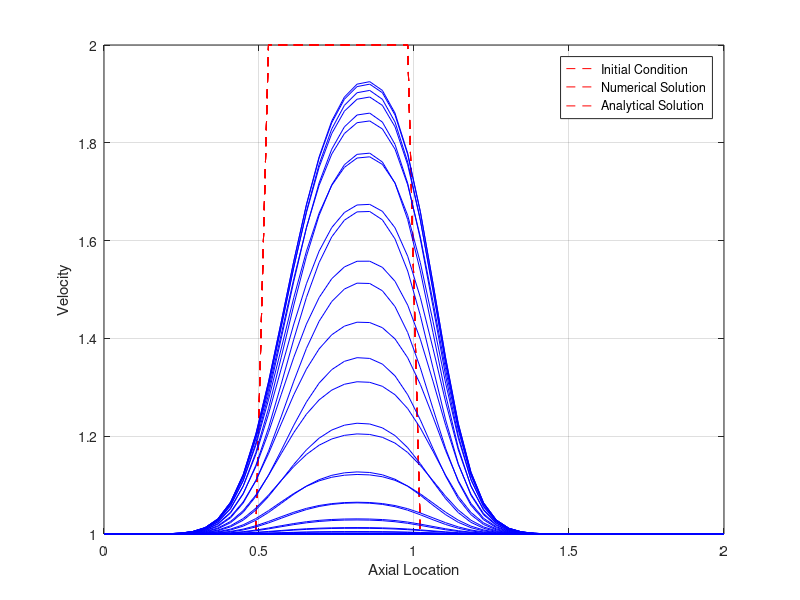
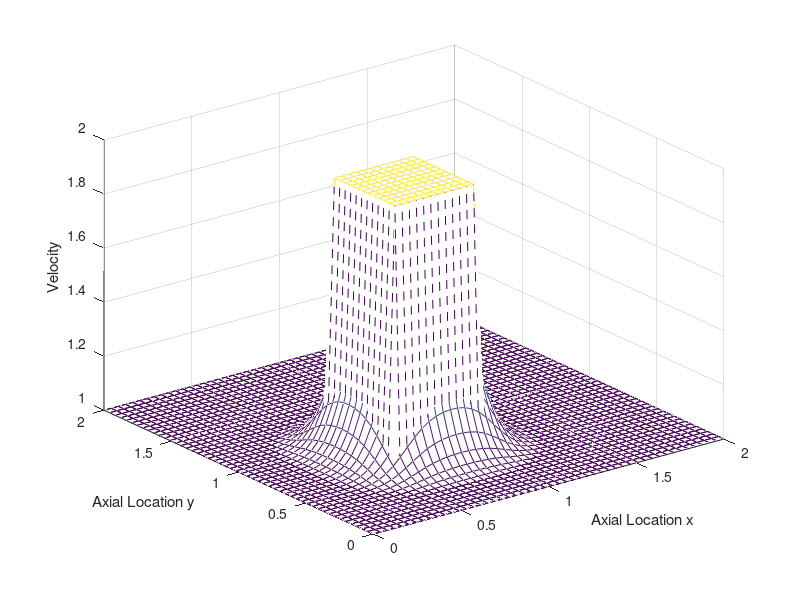
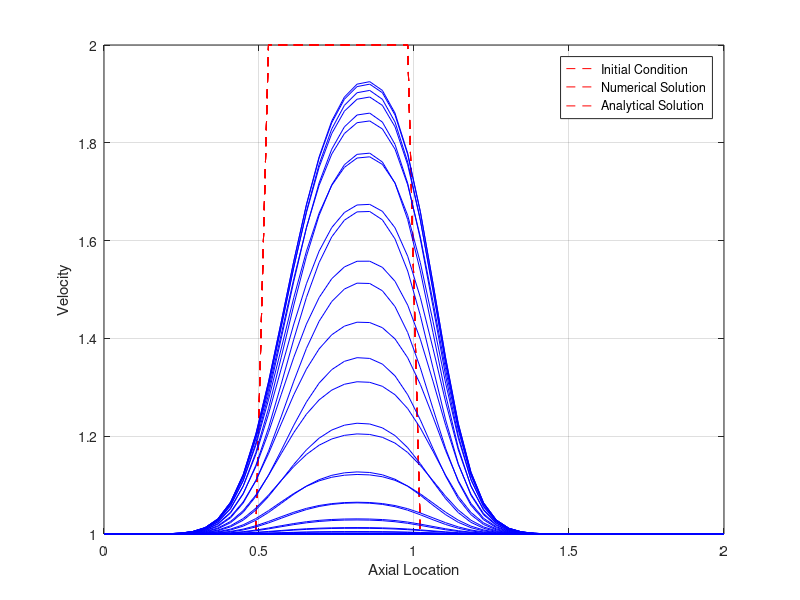
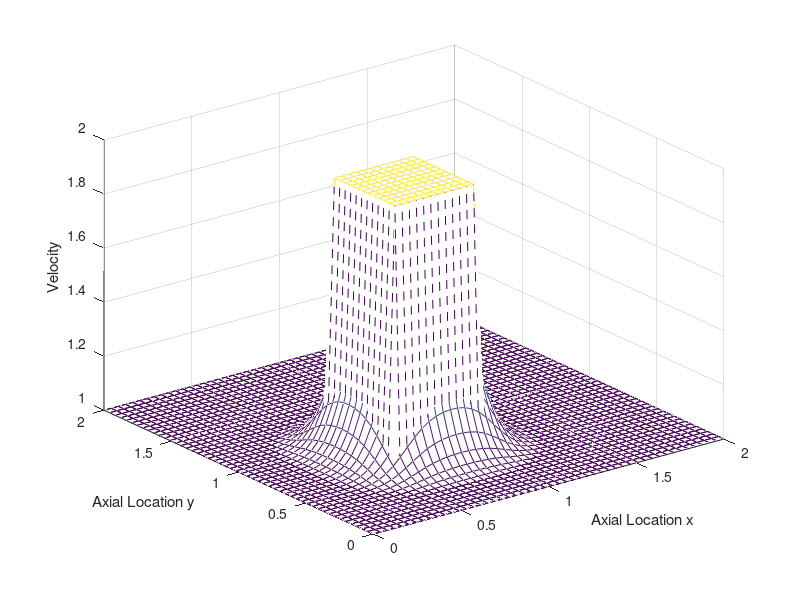

These charts were generated, in order, by the following MATLAB code:
%% CFD Boston University Course -------------------------------------------
% Step 8 of 12 to Navier Stokes Code: Two Dimmensional Burgers Equation
%
% Governing Equation: 
% \frac{\partial{u}}{\partial{t}} + u\frac{\partial u}{\partial x} + v\frac{\partial u}{\partial y} = \nu\left(\frac{\partial^2 u}{\partial x^2}+\frac{\partial^2 u}{\partial y^2}\right)
% \frac{\partial{v}}{\partial{t}} + u\frac{\partial v}{\partial x} + v\frac{\partial v}{\partial y} = \nu\left(\frac{\partial^2 v}{\partial x^2}+\frac{\partial^2 v}{\partial y^2}\right)
%
% This code is a second order spatial CFD problem with convection, which is
% Burgers 2D equation. This is an explicit time marching - upwind 
% method with a FD in time (n), BD in space (i,j) for the first derivative 
% and a CD in space (i,j) for the second derivative. The CD in space is
% used because the diffusive property is isotropic
%
% Discretization is: 
% \frac{u^{n+1}_{i,j} - u^{n}_{i,j}}{\Delta t} + u^n_{i,j}\frac{u^n_{i,j} - u^n_{i-1,j}}{\Delta x} + v^n_{i,j}\frac{u^n_{i,j} - u^n_{i,j-1}}{\Delta y} = {\nu}\left(\frac{u^n_{i+1,j} -2u^n_{i,j} + u^n_{i-1,j}}{\Delta x^2} + \frac{u^n_{i,j+1} -2u^n_{i,j} + u^n_{i,j-1}}{\Delta y^2}\right)\\
% \frac{v^{n+1}_{i,j} - v^{n}_{i,j}}{\Delta t} + u^n_{i,j}\frac{v^n_{i,j} - v^n_{i-1,j}}{\Delta x} + v^n_{i,j}\frac{v^n_{i,j} - v^n_{i,j-1}}{\Delta y} = {\nu}\left(\frac{v^n_{i+1,j} -2v^n_{i,j} + v^n_{i-1,j}}{\Delta x^2} + \frac{v^n_{i,j+1} -2v^n_{i,j} + v^n_{i,j-1}}{\Delta y^2}\right)
%
% Solve Discretization for single unknown of the n+1 time variable and
% apply numberical method for both x and y direction.
%
% Numerical Representation:
% u^{n+1}_{i,j} = u^n_{i,j} - u^n_{i,j}\frac{\Delta t}{\Delta x}(u^n_{i,j} - u^n_{i-1,j}) - v^n_{i,j}\frac{\Delta t}{\Delta y}(u^n_{i,j} - u^n_{i,j-1}) +\dots\\
% \dots\nu{\Delta t}\left(\frac{u^n_{i+1,j} -2u^n_{i,j} + u^n_{i-1,j}}{\Delta x^2}+\frac{u^n_{i,j+1} -2u^n_{i,j} + u^n_{i,j-1}}{\Delta y^2}\right) \\
% v^{n+1}_{i,j} = v^n_{i,j} - u^n_{i,j}\frac{\Delta t}{\Delta x}(v^n_{i,j} - v^n_{i-1,j}) - v^n_{i,j}\frac{\Delta t}{\Delta y}(v^n_{i,j} - v^n_{i,j-1}) +\dots\\
% \dots\nu{\Delta t}\left(\frac{v^n_{i+1,j} -2v^n_{i,j} + v^n_{i-1,j}}{\Delta x^2}+\frac{v^n_{i,j+1} -2v^n_{i,j} + v^n_{i,j-1}}{\Delta y^2}\right)
%
% Inputs: Boundary Conditions, Initial Conditions, and Grid
%
% Outputs: Final Plots of Results
%
% Created By:           Joseph Connolly
% Created On:           11/27/2011
%
% Modified On:
%
% -------------------------------------------------------------------------

%% Clear Old Data
clear all;close all;

%% Simulation Time Setup
nt = 50;
dt = 0.001;

%% Constants Setup
c = 1;
nu = 0.1;

%% Grid Setup
nx = 50;
ny = nx;
x_final = 2;
y_final = 2;
dx = x_final/(nx - 1);
dy = y_final/(ny - 1);
x = 0:dx:x_final;
y = 0:dy:y_final;

%% Initial Conditions
for i = 1:nx
    for j = 1:ny
        if (x(i) >= 0.5 && x(i) <= 1) && (y(j) >= 0.5 && y(j) <= 1)
            u(i,j) = 2;
            v(i,j) = 2;
        else
            u(i,j) = 1;
            v(i,j) = 1;
        end
    end
end
%% Plot Initial Condition
figure(1);
plot(x,u,'--r');grid on;
xlabel('Axial Location')
ylabel('Velocity')
hold on;
% Three Dimensional Plot - x
figure(2);
h = mesh(x,y,u);
set(h,'LineStyle','--')
xlabel('Axial Location x')
ylabel('Axial Location y')
zlabel('Velocity')
hold on
figure(3);
plot(x,v,'--r');grid on;
xlabel('Axial Location')
ylabel('Velocity')
hold on;
% Three Dimensional Plot - y
figure(4);
h = mesh(x,y,v);
set(h,'LineStyle','--')
xlabel('Axial Location x')
ylabel('Axial Location y')
zlabel('Velocity')
hold on

%% Numerical Method (FD - Time, BD - Spacial First Derivative, and CD - Spacial Second Derivative)
% First Loop is in Time
for it = 1:nt
    un = u;
    vn = v;
    for i = 2:nx-1
        for j = 2:ny-1
            u(i,j) = un(i,j) - un(i,j)*(dt/dx)*(un(i,j) - un(i - 1,j)) - vn(i,j)*(dt/dy)*(un(i,j) - un(i,j - 1)) + nu*(dt/dx^2)*(un(i + 1,j) -2*un(i,j) + un(i - 1,j)) + nu*(dt/dy^2)*(un(i,j + 1) -2*un(i,j) + un(i,j - 1));
            v(i,j) = vn(i,j) - un(i,j)*(dt/dx)*(vn(i,j) - vn(i - 1,j)) - vn(i,j)*(dt/dy)*(vn(i,j) - vn(i,j - 1)) + nu*(dt/dx^2)*(vn(i + 1,j) -2*vn(i,j) + vn(i - 1,j)) + nu*(dt/dy^2)*(vn(i,j + 1) -2*vn(i,j) + vn(i,j - 1));
        end
    end
end

%% Plot Simulated Steady State Condition
figure(1); hold on;
plot(x,u,'b');grid on;
xlabel('Axial Location')
ylabel('Velocity')
legend('Initial Condition','Numerical Solution','Analytical Solution');
% Three Dimensional Plot
figure(2);
mesh(x,y,u);
xlabel('Axial Location x')
ylabel('Axial Location y')
zlabel('Velocity')
hold on
figure(3); hold on;
plot(x,v,'b');grid on;
xlabel('Axial Location')
ylabel('Velocity')
legend('Initial Condition','Numerical Solution','Analytical Solution');
% Three Dimensional Plot - y
figure(4);
mesh(x,y,v);
xlabel('Axial Location x')
ylabel('Axial Location y')
zlabel('Velocity')
hold on